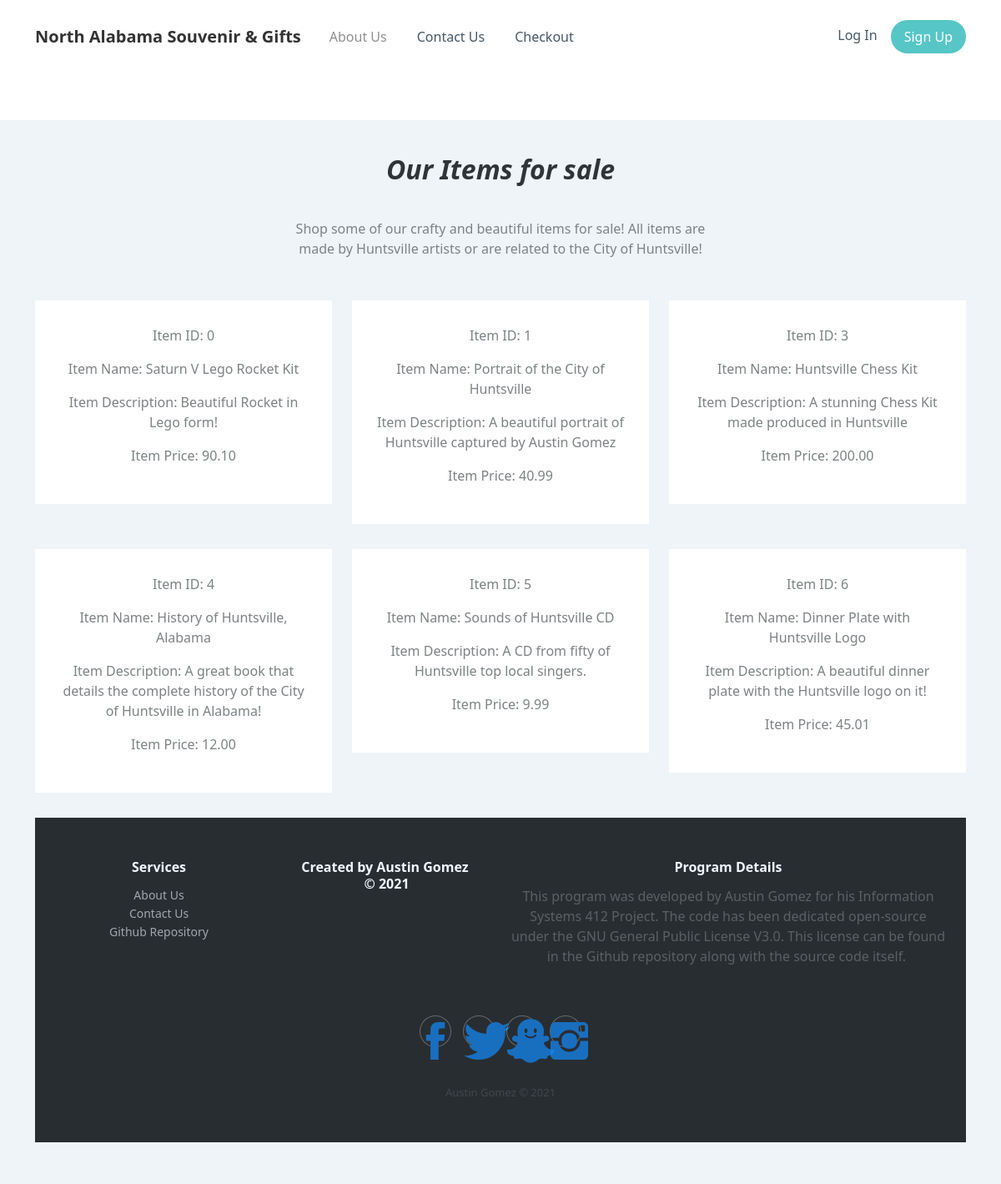
The page / on the database its author committed.
### is412project/models.py (models this page shows, shortened)
class Item(models.Model):
    item_id = models.IntegerField(default = 0)
    item_name = models.CharField(max_length = 200)
    item_description = models.CharField(max_length = 200)
    item_quantity = models.IntegerField(default = 0)
    item_price = models.DecimalField(max_digits=5, decimal_places=2)

### is412project/views.py (the view)
# urls.py: path('', views.home_view, name='index'),
def index(request):
  alldata = Item.objects.all()
  context = {'alldata':alldata}
  return render(request,'ecommerceproject/index.html', context)

### ecommerceproject/templates/ecommerceproject/index.html (shortened to what this page needs)
{% load static %}
<!DOCTYPE html>
<html lang="en">
<head>
    <link rel="stylesheet" href="{% static 'is412project/bootstrap.min.css' %}" />
    <link rel="stylesheet" href="{% static 'is412project/ionicons.min.css' %}" />
    <link rel="stylesheet" href="{% static 'is412project/Features-Boxed.css' %}" />
    <link rel="stylesheet" href="{% static 'is412project/Footer-Dark.css' %}" />
    <link rel="stylesheet" href="{% static 'is412project/Navigation-with-Button.css' %}" />
    <link rel="stylesheet" href="{% static 'is412project/styles.css' %}" />
    <link rel="stylesheet" href="assets/bootstrap/css/bootstrap.min.css">
    <link rel="stylesheet" href="assets/fonts/ionicons.min.css">
    <link rel="stylesheet" href="assets/css/Features-Boxed.css">
    <link rel="stylesheet" href="assets/css/Footer-Dark.css">
    <link rel="stylesheet" href="assets/css/Navigation-with-Button.css">
    <link rel="stylesheet" href="assets/css/styles.css">
</head>
<body>
    <nav class="navbar navbar-light navbar-expand-lg navigation-clean-button">
        <div class="container"><a class="navbar-brand" href="#">North Alabama Souvenir &amp; Gifts</a>
            <div class="collapse navbar-collapse" id="navcol-1">
                <ul class="navbar-nav me-auto">
                    <li class="nav-item"><a class="nav-link active" href="#">About Us</a></li>
                    <li class="nav-item"><a class="nav-link" href="#">Contact Us</a></li>
                    <li class="nav-item"><a class="nav-link" href="/checkout">Checkout</a></li>
                </ul><span class="navbar-text actions"> <a class="login" href="/accounts/login">Log In</a><a class="btn btn-light action-button" role="button" href="/accounts/signup">Sign Up</a></span>
            </div>
        </div>
    </nav>
    <h1><br></h1>
    <section class="features-boxed">
        <div class="container">
            <div class="intro">
                <h2 class="text-center"><em>Our Items for sale</em></h2>
                <p class="text-center">Shop some of our crafty and beautiful items for sale! All items are made by Huntsville artists or are related to the City of Huntsville!</p>
            </div>
            <div class="row justify-content-center features">
                <div class="col-sm-6 col-md-5 col-lg-4 item">
                    <div class="box">
                    {% for item in alldata %}
                      {%if forloop.counter0 == 0 %}
                        <P> Item ID: {{ item.item_id }} </P>
                        <p> Item Name: {{item.item_name}} </p>
                        <p> Item Description: {{item.item_description}} </p>
                        <p> Item Price: {{item.item_price}} </p>
                    </div>
                </div>
                <div class="col-sm-6 col-md-5 col-lg-4 item">
                    <div class="box">
                      {% elif forloop.counter0 == 1 %}
                      <P> Item ID: {{ item.item_id }} </P>
                      <p> Item Name: {{item.item_name}} </p>
                      <p> Item Description: {{item.item_description}} </p>
                      <p> Item Price: {{item.item_price}} </p>
                    </div>
                </div>
                <div class="col-sm-6 col-md-5 col-lg-4 item">
                    <div class="box">
                      {% elif forloop.counter0 == 2 %}
                      <P> Item ID: {{ item.item_id }} </P>
                        <p> Item Name: {{item.item_name}} </p>
                        <p> Item Description: {{item.item_description}} </p>
                        <p> Item Price: {{item.item_price}} </p>
                    </div>
                </div>
                <div class="col-sm-6 col-md-5 col-lg-4 item">
                    <div class="box">
                      {% elif forloop.counter0 == 3 %}
                      <P> Item ID: {{ item.item_id }} </P>
                        <p> Item Name: {{item.item_name}} </p>
                        <p> Item Description: {{item.item_description}} </p>
                        <p> Item Price: {{item.item_price}} </p>
                    </div>
                </div>
                <div class="col-sm-6 col-md-5 col-lg-4 item">
                    <div class="box">
                      {% elif forloop.counter0 == 4 %}
                      <P> Item ID: {{ item.item_id }} </P>
                        <p> Item Name: {{item.item_name}} </p>
                        <p> Item Description: {{item.item_description}} </p>
                        <p> Item Price: {{item.item_price}} </p>
                    </div>
                </div>
                <div class="col-sm-6 col-md-5 col-lg-4 item">
                    <div class="box">
                      {% elif forloop.counter0 == 5 %}
                      <P> Item ID: {{ item.item_id }} </P>
                        <p> Item Name: {{item.item_name}} </p>
                        <p> Item Description: {{item.item_description}} </p>
                        <p> Item Price: {{item.item_price}} </p>
                      {% endif %}
                      {% endfor %}
                    </div>
                </div>
                <div class="col">
                    <footer class="footer-dark">
                        <div class="container">
                            <div class="row">
                                <div class="col-sm-6 col-md-3 item">
                                    <h3>Services</h3>
                                    <ul>
                                        <li><a href="#">About Us</a></li>
                                        <li><a href="#">Contact Us</a></li>
                                        <li><a href="#">Github Repository</a></li>
                                    </ul>
                                </div>
                                <div class="col-sm-6 col-md-3 item">
                                    <h3>Created by Austin Gomez&nbsp;<br>© 2021<br><br></h3>
                                </div>
                                <div class="col-md-6 item text">
                                    <h3>Program Details</h3>
                                    <p>This program was developed by Austin Gomez for his Information Systems 412 Project. The code has been dedicated open-source under the GNU General Public License V3.0. This license can be found in the Github repository along with the source code itself.&nbsp;<br><br></p>
                                </div>
                                <div class="col item social"><a href="#"><i class="icon ion-social-facebook"></i></a><a href="#"><i class="icon ion-social-twitter"></i></a><a href="#"><i class="icon ion-social-snapchat"></i></a><a href="#"><i class="icon ion-social-instagram"></i></a></div>
                            </div>
                            <p class="copyright">Austin Gomez © 2021</p>
                        </div>
                    </footer>
                </div>
            </div>
        </div>
    </section>
</body>
</html>

### is412project/static/is412project/Features-Boxed.css (style rules this page uses)
.features-boxed { color: #313437; background-color: #eef4f7; }
.features-boxed p { color: #7d8285; }
.features-boxed h2 { font-weight: bold; margin-bottom: 40px; padding-top: 40px; color: inherit; }
.features-boxed .intro { font-size: 16px; max-width: 500px; margin: 0 auto; }
.features-boxed .intro p { margin-bottom: 0; }
.features-boxed .features { padding: 50px 0; }
.features-boxed .item { text-align: center; }
.features-boxed .item .box { text-align: center; padding: 30px; background-color: #fff; margin-bottom: 30px; }
.features-boxed .item .icon { font-size: 60px; color: #1485ee; margin-top: 20px; margin-bottom: 35px; }

### is412project/static/is412project/Footer-Dark.css (style rules this page uses)
.footer-dark { padding: 50px 0; color: #f0f9ff; background-color: #282d32; }
.footer-dark h3 { margin-top: 0; margin-bottom: 12px; font-weight: bold; font-size: 16px; }
.footer-dark ul { padding: 0; list-style: none; line-height: 1.6; font-size: 14px; margin-bottom: 0; }
.footer-dark ul a { color: inherit; text-decoration: none; opacity: 0.6; }
.footer-dark .item.text { margin-bottom: 36px; }
.footer-dark .item.text p { opacity: 0.6; margin-bottom: 0; }
.footer-dark .item.social { text-align: center; }
.footer-dark .item.social > a { font-size: 20px; width: 36px; height: 36px; line-height: 36px; display: inline-block; text-align: center; border-radius: 50%; box-shadow: 0 0 0 1px rgba(255,255,255,0.4); margin: 0 8px; color: #fff; opacity: 0.75; }
.footer-dark .copyright { text-align: center; padding-top: 24px; opacity: 0.3; font-size: 13px; margin-bottom: 0; }

### is412project/static/is412project/Navigation-with-Button.css (style rules this page uses)
.navigation-clean-button { background: #fff; padding-top: .75rem; padding-bottom: .75rem; color: #333; border-radius: 0; box-shadow: none; border: none; margin-bottom: 0; }
@media (min-width:768px) { .navigation-clean-button { padding-top: 1rem; padding-bottom: 1rem; } }
.navigation-clean-button .navbar-brand { font-weight: bold; color: inherit; }
.navigation-clean-button .navbar-nav a.active, .navigation-clean-button .navbar-nav > .show > a { background: none; box-shadow: none; }
.navigation-clean-button.navbar-light .navbar-nav a.active, .navigation-clean-button.navbar-light .navbar-nav a.active:focus, .navigation-clean-button.navbar-light .navbar-nav a.active:hover { color: #8f8f8f; box-shadow: none; background: none; pointer-events: none; }
.navigation-clean-button.navbar .navbar-nav .nav-link { padding-left: 18px; padding-right: 18px; }
.navigation-clean-button.navbar-light .navbar-nav .nav-link { color: #465765; }
.navigation-clean-button .actions .login { margin-right: 1rem; text-decoration: none; color: #465765; }
.navigation-clean-button .navbar-text .action-button, .navigation-clean-button .navbar-text .action-button:active, .navigation-clean-button .navbar-text .action-button:hover { background: #56c6c6; border-radius: 20px; font-size: inherit; color: #fff; box-shadow: none; border: none; text-shadow: none; padding: .5rem 1rem; transition: background-color 0.25s; font-size: inherit; }

### rows shown on the page
Item: item_id "0", item_name "Saturn V Lego Rocket Kit", item_description "Beautiful Rocket in Lego form!", item_price "90.10"
Item: item_id "1", item_name "Portrait of the City of Huntsville", item_description "A beautiful portrait of Huntsville captured by Austin Gomez", item_price "40.99"
Item: item_id "3", item_name "Huntsville Chess Kit", item_description "A stunning Chess Kit made produced in Huntsville", item_price "200.00"
Item: item_id "4", item_name "History of Huntsville, Alabama", item_description "A great book that details the complete history of the City of Huntsville in Alabama!", item_price "12.00"
Item: item_id "5", item_name "Sounds of Huntsville CD", item_description "A CD from fifty of Huntsville top local singers.", item_price "9.99"
Item: item_id "6", item_name "Dinner Plate with Huntsville Logo", item_description "A beautiful dinner plate with the Huntsville logo on it!", item_price "45.01"
